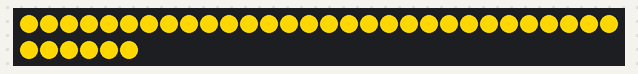
Simulated run of this sketch. Board: Arduino Uno, built with avr-gcc and run on an emulated ATmega328P. Parts: 36 RGB LEDs in strip order, left to right, continuing on the next row.

Above: at 0.1 s.
At 1.1 s:
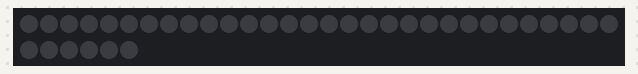

The sketch:

MIrrorWall.ino
```cpp
#include <Adafruit_NeoPixel.h>

#define LED_DATA_PIN 5
#define NUM_PIXELS 36


// Parameter 1 = number of pixels in strip
// Parameter 2 = pin number (most are valid)
// Parameter 3 = pixel type flags, add together as needed:
//   NEO_KHZ800  800 KHz bitstream (most NeoPixel products w/WS2812 LEDs)
//   NEO_KHZ400  400 KHz (classic 'v1' (not v2) FLORA pixels, WS2811 drivers)
//   NEO_GRB     Pixels are wired for GRB bitstream (most NeoPixel products)
//   NEO_RGB     Pixels are wired for RGB bitstream (v1 FLORA pixels, not v2)
Adafruit_NeoPixel strip = Adafruit_NeoPixel(NUM_PIXELS, LED_DATA_PIN, NEO_GRB + NEO_KHZ800);

uint32_t red = strip.Color(255,0,0);
uint32_t green = strip.Color(0,255,0);
uint32_t blue = strip.Color(0,0,255);
uint32_t magenta = strip.Color(255,0,255);
uint32_t hotpink = strip.Color( 255,55,51 );
uint32_t yellow = strip.Color(255,215,0);
uint32_t cyan = strip.Color(0,255,255);
uint32_t orange = strip.Color(255,102,0);

uint32_t noColor =  strip.Color(0,0,0);

void setup() {
  Serial.begin(9600);
  strip.begin();
  strip.setBrightness(255);
  setAllPixels( red, true );
}

void loop() {
  setAllPixels( yellow, true );
  delay(1000);
  clearAllPixels( true );
  delay(1000);
}

void setAllPixels( uint32_t color, boolean withShow ) {
  for ( int i=0; i < NUM_PIXELS; i++ ) {
    strip.setPixelColor(i, color );
  }
  if ( withShow ) {
    strip.show();
  }
}

void clearAllPixels( boolean withShow ) {
    for ( int i=0; i < NUM_PIXELS; i++ ) {
      strip.setPixelColor(i, noColor );
    }
    if ( withShow ) {
      strip.show();
    }
}
```

Measured:
- what the display in image 1 shows lasts 1.0 s, from 1.0 s to 2.0 s
